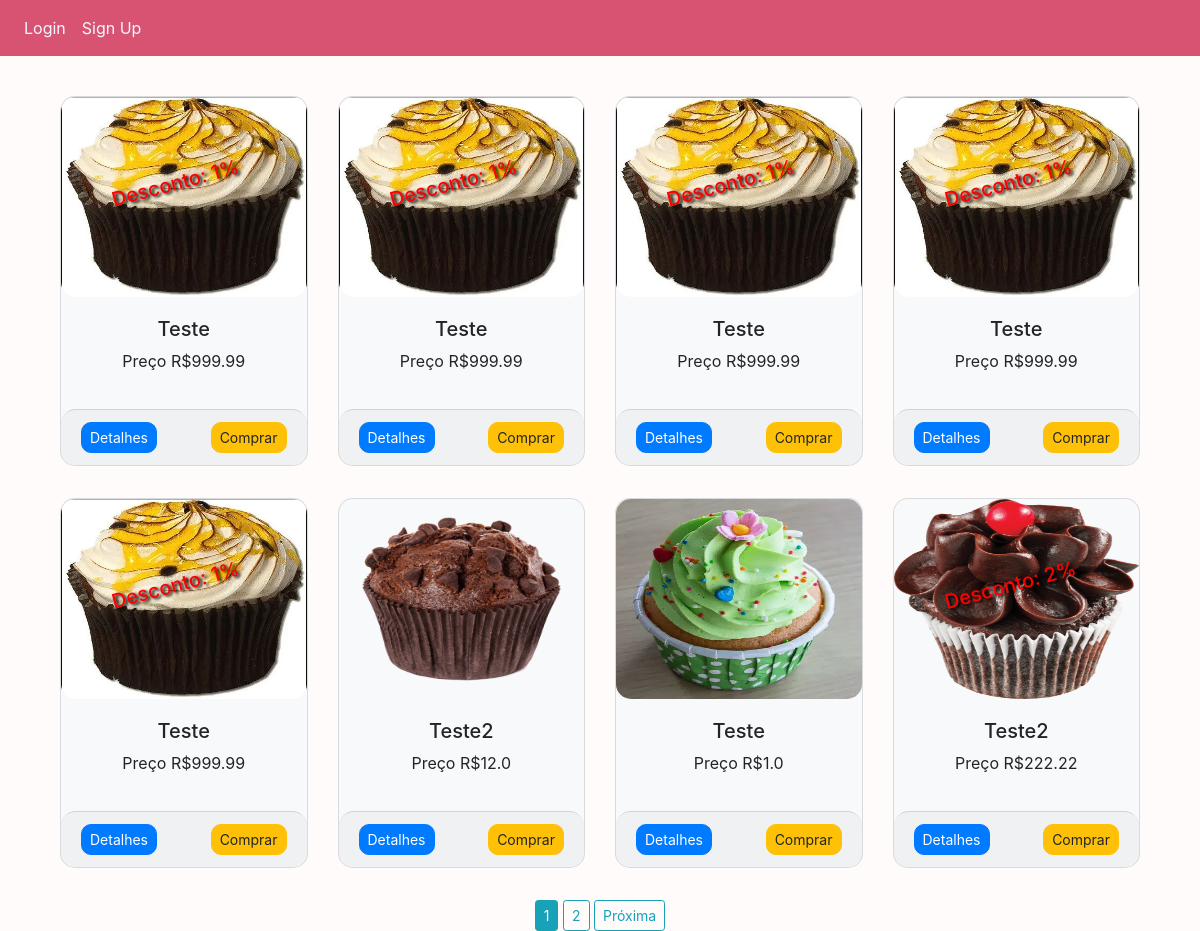
Before: / with the older database file.
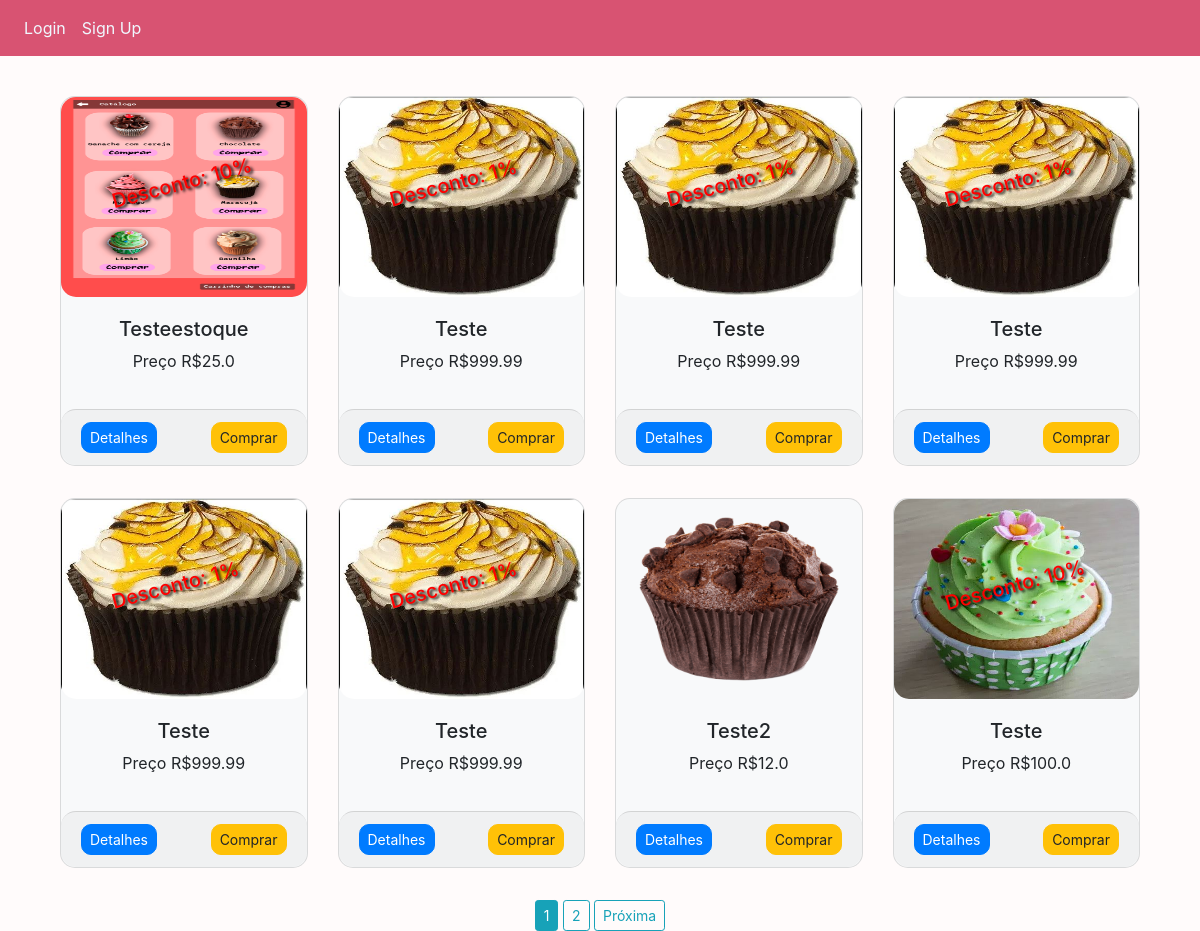
After: the same page with the newer database file.
### website/models.py (models this page shows)
class Product(db.Model):
    id = db.Column(db.Integer, primary_key=True)
    name = db.Column(db.String(80), nullable=False)
    price = db.Column(db.Float, nullable=False)
    discount = db.Column(db.Integer, default=0)
    stock = db.Column(db.Integer, nullable=False)
    description = db.Column(db.String(200), nullable=False)
    user_id = db.Column(db.Integer, db.ForeignKey('user.id'))
    pub_date = db.Column(db.DateTime, nullable=False, default=datetime.now)
    img = db.Column(db.String(150), nullable=False, default='image.jpg')

### website/auth.py (the view)
@auth.route('/')
def home():
    page = request.args.get('page',1, type=int)
    products = Product.query.filter(Product.stock > 0).order_by(
        Product.id.desc()).paginate(page=page, per_page= 8) # Buscar os produtos(Product) que estão na base de dados, ordena por ID e define a quantidade de produtos por pagina
    return render_template('home.html', user=current_user, products = products) # Colocar a relação de produtos(Product) encontrados na variavel products para enviar ao home.html

### website/templates/home.html (shortened to what this page needs)
{% extends "base.html" %} {% block title %}Home{% endblock %} {% block content%}
<div class="container">
    <br />
    <div class="row">
        {% for product in products.items %}
        <div class="col-md-3 mt-3">
            <div class="card bg-light mb-3" style="max-width: 18rem; border-radius: 15px;">
                <img src="{{url_for('static', filename='images/' + product.img)}}" alt="product.name" class="card-img-top" height="200" style="border-radius: 15px;">
                <div class="card-body">
                    {% if product.discount > 0 %}
                     <h5 style="text-shadow: 2px 2px 3px #000000; color: #F00; transform: rotate(-15deg); position:absolute; top:20%; left: 20%;"> Desconto: {{product.discount}}%</h5>
                    {% endif %}
                    <h5 class="text-center">{{product.name}}</h5>
                    <p class="text-center">Preço R${{product.price}}</p>
                </div>
                <div class="card-footer" style="border-radius: 15px;">
                    <a href="{{url_for('auth.single_page', id= product.id)}}" class="float-left btn btn-sm btn-primary" style="border-radius: 10px;">Detalhes</a>
                    <form action="{{url_for('auth.AddCart')}}" method="post">
                        <button type="submit" class="btn btn-sm btn-warning float-right" style="border-radius: 10px;"> Comprar </button>
                    </form>
                </div>
            </div>
        </div>
        {% endfor %}
    </div>
    <div class="row">
        <div class="col text-center">
            {% if products.total > 8 %}
            {% for page_num in products.iter_pages(left_edge=1, right_edge=2, left_current=1, right_current=2) %}
            {% if page_num %}
            {% if products.page == page_num %}
            <a href="{{url_for('auth.home', page=page_num)}}" class="btn btn-info btn-sm mt-3">{{page_num}}</a>
            {% else %}
            <a href="{{url_for('auth.home', page=page_num)}}" class="btn btn-outline-info btn-sm mt-3">{{page_num}}</a>
            {% endif %}
            {% else %}
            ...
            {% endif %}
            {% endfor %}
            {% endif %}
            {% if products.has_next %}
            <a href="{{url_for('auth.home', page=products.next_num)}}" class="btn btn-outline-info btn-sm mt-3">Próxima</a>
            {% endif %}
        </div>
    </div>
</div>
{% endblock%}

### website/templates/base.html (shortened to what this page needs)
<!DOCTYPE html>
<html>
  <head>
    <link
      rel="stylesheet"
      href="https://stackpath.bootstrapcdn.com/bootstrap/4.4.1/css/bootstrap.min.css"
    />
    <link
      rel="stylesheet"
      href="https://stackpath.bootstrapcdn.com/font-awesome/4.7.0/css/font-awesome.min.css"
    />
  </head>
  <body>
    <nav
      class="navbar navbar-expand-lg navbar-light"
      style="background-color: #d85372"
    >
      <div class="collapse navbar-collapse" id="navbar">
        <div class="navbar-nav">
          {%if user.is_authenticated%}
          <a class="nav-item nav-link" id="home" href="/" style="color: aliceblue">Home</a>
          <a class="nav-item nav-link" id="addProduct" href="/addProduct"  style="color: aliceblue">Adicionar produto</a>
          <a class="nav-item nav-link" id="stock" href="/stock"  style="color: aliceblue">Estoque</a>
          <a class="nav-item nav-link" id="logout" href="/logout"  style="color: aliceblue" data-toggle="modal" data-target="#modalExemplo">Logout</a>
          <li class="nav-item">
            <a class="nav-link disable" href="{{url_for('auth.getCart')}}" style="color: aliceblue" tabindex="-1">Carrinho({{session['Shoppingcart']|length}})</a>
          </li>
          {%else %}
          <a class="nav-item nav-link" id="login" href="/login" style="color: aliceblue">Login</a>
          <a class="nav-item nav-link" id="signUp" href="/sign-up" style="color: aliceblue">Sign Up</a>
          {% endif %}
        </div>
      </div>
    </nav>
    <div class="container">{% block content %} {% endblock %}</div>
  </body>
</html>

### website/templates/base.html (style rules this page uses)
body { background-color: #fffbfb; }

Changed rows visible on the page:
no longer on this page (row unchanged): Product: img (picture), discount "2", name "Teste2", price "222.22"
added Product: img (picture), discount "10", name "Testeestoque", price "25.0"
changed Product (number 8 of 8 on the later page): discount (not shown) → "10"; price "1.0" → "100.0"
